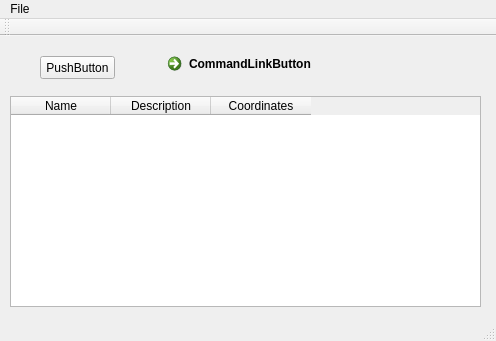
<?xml version="1.0" encoding="UTF-8"?>
<ui version="4.0">
 <class>MainWindow</class>
 <widget class="QMainWindow" name="MainWindow">
  <property name="geometry">
   <rect>
    <x>0</x>
    <y>0</y>
    <width>496</width>
    <height>341</height>
   </rect>
  </property>
  <property name="windowTitle">
   <string>MainWindow</string>
  </property>
  <widget class="QWidget" name="centralWidget">
   <widget class="QTableWidget" name="tableWidget">
    <property name="geometry">
     <rect>
      <x>10</x>
      <y>60</y>
      <width>471</width>
      <height>211</height>
     </rect>
    </property>
    <column>
     <property name="text">
      <string>Name</string>
     </property>
    </column>
    <column>
     <property name="text">
      <string>Description</string>
     </property>
    </column>
    <column>
     <property name="text">
      <string>Coordinates</string>
     </property>
    </column>
   </widget>
   <widget class="QPushButton" name="pushButton">
    <property name="geometry">
     <rect>
      <x>40</x>
      <y>20</y>
      <width>75</width>
      <height>23</height>
     </rect>
    </property>
    <property name="text">
     <string>PushButton</string>
    </property>
   </widget>
   <widget class="QCommandLinkButton" name="commandLinkButton">
    <property name="geometry">
     <rect>
      <x>160</x>
      <y>10</y>
      <width>172</width>
      <height>41</height>
     </rect>
    </property>
    <property name="text">
     <string>CommandLinkButton</string>
    </property>
   </widget>
  </widget>
  <widget class="QMenuBar" name="menuBar">
   <property name="geometry">
    <rect>
     <x>0</x>
     <y>0</y>
     <width>496</width>
     <height>21</height>
    </rect>
   </property>
   <widget class="QMenu" name="menuHello">
    <property name="title">
     <string>File</string>
    </property>
    <addaction name="actionExport"/>
   </widget>
   <addaction name="menuHello"/>
  </widget>
  <widget class="QToolBar" name="mainToolBar">
   <attribute name="toolBarArea">
    <enum>TopToolBarArea</enum>
   </attribute>
   <attribute name="toolBarBreak">
    <bool>false</bool>
   </attribute>
  </widget>
  <widget class="QStatusBar" name="statusBar"/>
  <action name="actionExport">
   <property name="text">
    <string>Export</string>
   </property>
  </action>
 </widget>
 <layoutdefault spacing="6" margin="11"/>
 <resources/>
 <connections/>
</ui>
